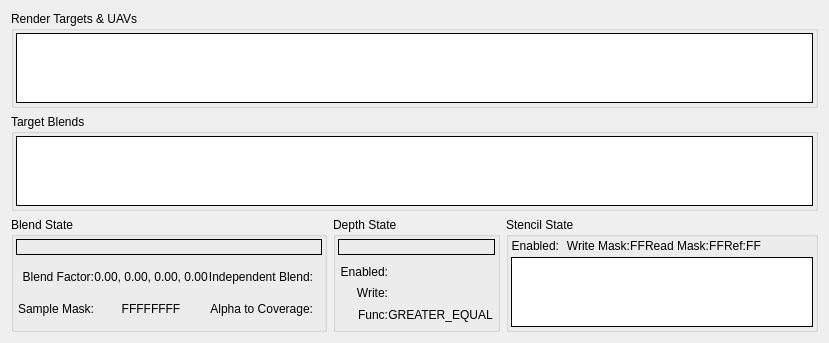
         <widget class="QWidget" name="omScrollContents">
          <property name="geometry">
           <rect>
            <x>0</x>
            <y>0</y>
            <width>829</width>
            <height>311</height>
           </rect>
          </property>
          <layout class="QGridLayout" name="gridLayout_9">
           <item row="0" column="0" colspan="3">
            <widget class="QGroupBox" name="outputsGroup">
             <property name="sizePolicy">
              <sizepolicy hsizetype="Preferred" vsizetype="Expanding">
               <horstretch>0</horstretch>
               <verstretch>0</verstretch>
              </sizepolicy>
             </property>
             <property name="title">
              <string>Render Targets &amp;&amp; UAVs</string>
             </property>
             <layout class="QHBoxLayout" name="horizontalLayout_24">
              <property name="leftMargin">
               <number>2</number>
              </property>
              <property name="topMargin">
               <number>2</number>
              </property>
              <property name="rightMargin">
               <number>2</number>
              </property>
              <property name="bottomMargin">
               <number>2</number>
              </property>
              <item>
               <widget class="RDTreeWidget" name="targetOutputs">
                <property name="frameShape">
                 <enum>QFrame::Box</enum>
                </property>
                <property name="frameShadow">
                 <enum>QFrame::Plain</enum>
                </property>
                <property name="sizeAdjustPolicy">
                 <enum>QAbstractScrollArea::AdjustToContents</enum>
                </property>
                <property name="editTriggers">
                 <set>QAbstractItemView::NoEditTriggers</set>
                </property>
                <property name="showDropIndicator" stdset="0">
                 <bool>false</bool>
                </property>
                <property name="indentation">
                 <number>0</number>
                </property>
                <property name="rootIsDecorated">
                 <bool>false</bool>
                </property>
                <property name="itemsExpandable">
                 <bool>false</bool>
                </property>
                <property name="allColumnsShowFocus">
                 <bool>true</bool>
                </property>
                <property name="expandsOnDoubleClick">
                 <bool>false</bool>
                </property>
                <attribute name="headerStretchLastSection">
                 <bool>false</bool>
                </attribute>
               </widget>
              </item>
             </layout>
            </widget>
           </item>
           <item row="1" column="0" colspan="3">
            <widget class="QGroupBox" name="blendsGroup">
             <property name="sizePolicy">
              <sizepolicy hsizetype="Preferred" vsizetype="Expanding">
               <horstretch>0</horstretch>
               <verstretch>0</verstretch>
              </sizepolicy>
             </property>
             <property name="title">
              <string>Target Blends</string>
             </property>
             <layout class="QHBoxLayout" name="horizontalLayout_25">
              <property name="leftMargin">
               <number>2</number>
              </property>
              <property name="topMargin">
               <number>2</number>
              </property>
              <property name="rightMargin">
               <number>2</number>
              </property>
              <property name="bottomMargin">
               <number>2</number>
              </property>
              <item>
               <widget class="RDTreeWidget" name="blends">
                <property name="frameShape">
                 <enum>QFrame::Box</enum>
                </property>
                <property name="frameShadow">
                 <enum>QFrame::Plain</enum>
                </property>
                <property name="sizeAdjustPolicy">
                 <enum>QAbstractScrollArea::AdjustToContents</enum>
                </property>
                <property name="editTriggers">
                 <set>QAbstractItemView::NoEditTriggers</set>
                </property>
                <property name="showDropIndicator" stdset="0">
                 <bool>false</bool>
                </property>
                <property name="indentation">
                 <number>0</number>
                </property>
                <property name="rootIsDecorated">
                 <bool>false</bool>
                </property>
                <property name="itemsExpandable">
                 <bool>false</bool>
                </property>
                <property name="allColumnsShowFocus">
                 <bool>true</bool>
                </property>
                <property name="expandsOnDoubleClick">
                 <bool>false</bool>
                </property>
               </widget>
              </item>
             </layout>
            </widget>
           </item>
           <item row="2" column="0">
            <widget class="QGroupBox" name="blendStateGroup">
             <property name="sizePolicy">
              <sizepolicy hsizetype="Preferred" vsizetype="Preferred">
               <horstretch>0</horstretch>
               <verstretch>0</verstretch>
              </sizepolicy>
             </property>
             <property name="title">
              <string>Blend State</string>
             </property>
             <layout class="QGridLayout" name="gridLayout_8">
              <property name="leftMargin">
               <number>2</number>
              </property>
              <property name="topMargin">
               <number>2</number>
              </property>
              <property name="rightMargin">
               <number>2</number>
              </property>
              <property name="bottomMargin">
               <number>2</number>
              </property>
              <property name="spacing">
               <number>4</number>
              </property>
              <item row="0" column="0" colspan="2">
               <widget class="RDLabel" name="blendState">
                <property name="sizePolicy">
                 <sizepolicy hsizetype="Preferred" vsizetype="Fixed">
                  <horstretch>0</horstretch>
                  <verstretch>0</verstretch>
                 </sizepolicy>
                </property>
                <property name="frameShape">
                 <enum>QFrame::Box</enum>
                </property>
                <property name="margin">
                 <number>4</number>
                </property>
               </widget>
              </item>
              <item row="1" column="0" colspan="2">
               <layout class="QGridLayout" name="blendStateGridLayout">
                <property name="leftMargin">
                 <number>2</number>
                </property>
                <property name="topMargin">
                 <number>2</number>
                </property>
                <property name="rightMargin">
                 <number>2</number>
                </property>
                <property name="bottomMargin">
                 <number>2</number>
                </property>
                <property name="spacing">
                 <number>0</number>
                </property>
                <item row="0" column="0">
                 <widget class="QLabel" name="blendFactorLabel">
                  <property name="text">
                   <string>Blend Factor:</string>
                  </property>
                  <property name="alignment">
                   <set>Qt::AlignRight|Qt::AlignTrailing|Qt::AlignVCenter</set>
                  </property>
                  <property name="wordWrap">
                   <bool>true</bool>
                  </property>
                 </widget>
                </item>
                <item row="0" column="1">
                 <widget class="QLabel" name="blendFactor">
                  <property name="text">
                   <string>0.00, 0.00, 0.00, 0.00</string>
                  </property>
                  <property name="alignment">
                   <set>Qt::AlignCenter</set>
                  </property>
                  <property name="margin">
                   <number>4</number>
                  </property>
                 </widget>
                </item>
                <item row="0" column="2">
                 <widget class="QLabel" name="independentBlendLabel">
                  <property name="text">
                   <string>Independent Blend:</string>
                  </property>
                  <property name="alignment">
                   <set>Qt::AlignRight|Qt::AlignTrailing|Qt::AlignVCenter</set>
                  </property>
                  <property name="wordWrap">
                   <bool>true</bool>
                  </property>
                 </widget>
                </item>
                <item row="0" column="3">
                 <widget class="QLabel" name="independentBlend">
                  <property name="text">
                   <string/>
                  </property>
                  <property name="pixmap">
                   <pixmap resource="../../Resources/resources.qrc">:/cross.png</pixmap>
                  </property>
                  <property name="alignment">
                   <set>Qt::AlignCenter</set>
                  </property>
                  <property name="margin">
                   <number>4</number>
                  </property>
                 </widget>
                </item>
                <item row="1" column="0">
                 <widget class="QLabel" name="sampleMaskLabel">
                  <property name="text">
                   <string>Sample Mask:</string>
                  </property>
                  <property name="alignment">
                   <set>Qt::AlignRight|Qt::AlignTrailing|Qt::AlignVCenter</set>
                  </property>
                  <property name="wordWrap">
                   <bool>true</bool>
                  </property>
                 </widget>
                </item>
                <item row="1" column="1">
                 <widget class="QLabel" name="sampleMask">
                  <property name="text">
                   <string>FFFFFFFF</string>
                  </property>
                  <property name="alignment">
                   <set>Qt::AlignCenter</set>
                  </property>
                  <property name="margin">
                   <number>4</number>
                  </property>
                 </widget>
                </item>
                <item row="1" column="2">
                 <widget class="QLabel" name="alphaToCoverageLabel">
                  <property name="text">
                   <string>Alpha to Coverage:</string>
                  </property>
                  <property name="alignment">
                   <set>Qt::AlignRight|Qt::AlignTrailing|Qt::AlignVCenter</set>
                  </property>
                  <property name="wordWrap">
                   <bool>true</bool>
                  </property>
                 </widget>
                </item>
                <item row="1" column="3">
                 <widget class="QLabel" name="alphaToCoverage">
                  <property name="text">
                   <string/>
                  </property>
                  <property name="pixmap">
                   <pixmap resource="../../Resources/resources.qrc">:/cross.png</pixmap>
                  </property>
                  <property name="alignment">
                   <set>Qt::AlignCenter</set>
                  </property>
                  <property name="margin">
                   <number>4</number>
                  </property>
                 </widget>
                </item>
               </layout>
              </item>
             </layout>
            </widget>
           </item>
           <item row="2" column="1">
            <widget class="QGroupBox" name="depthStateGroup">
             <property name="sizePolicy">
              <sizepolicy hsizetype="Preferred" vsizetype="Preferred">
               <horstretch>0</horstretch>
               <verstretch>0</verstretch>
              </sizepolicy>
             </property>
             <property name="title">
              <string>Depth State</string>
             </property>
             <layout class="QGridLayout" name="gridLayout_6">
              <property name="leftMargin">
               <number>2</number>
              </property>
              <property name="topMargin">
               <number>2</number>
              </property>
              <property name="rightMargin">
               <number>2</number>
              </property>
              <property name="bottomMargin">
               <number>2</number>
              </property>
              <property name="spacing">
               <number>4</number>
              </property>
              <item row="0" column="0" colspan="2">
               <widget class="RDLabel" name="depthState">
                <property name="sizePolicy">
                 <sizepolicy hsizetype="MinimumExpanding" vsizetype="Fixed">
                  <horstretch>0</horstretch>
                  <verstretch>0</verstretch>
                 </sizepolicy>
                </property>
                <property name="frameShape">
                 <enum>QFrame::Box</enum>
                </property>
                <property name="margin">
                 <number>4</number>
                </property>
               </widget>
              </item>
              <item row="1" column="0" colspan="2">
               <layout class="QGridLayout" name="depthStateGridLayout">
                <property name="leftMargin">
                 <number>2</number>
                </property>
                <property name="topMargin">
                 <number>2</number>
                </property>
                <property name="rightMargin">
                 <number>2</number>
                </property>
                <property name="bottomMargin">
                 <number>2</number>
                </property>
                <property name="spacing">
                 <number>0</number>
                </property>
                <item row="0" column="0">
                 <widget class="QLabel" name="depthEnabledLabel">
                  <property name="text">
                   <string>Enabled:</string>
                  </property>
                  <property name="alignment">
                   <set>Qt::AlignRight|Qt::AlignTrailing|Qt::AlignVCenter</set>
                  </property>
                 </widget>
                </item>
                <item row="0" column="1">
                 <widget class="QLabel" name="depthEnabled">
                  <property name="text">
                   <string/>
                  </property>
                  <property name="pixmap">
                   <pixmap resource="../../Resources/resources.qrc">:/cross.png</pixmap>
                  </property>
                  <property name="alignment">
                   <set>Qt::AlignCenter</set>
                  </property>
                  <property name="margin">
                   <number>4</number>
                  </property>
                 </widget>
                </item>
                <item row="1" column="0">
                 <widget class="QLabel" name="depthWriteLabel">
                  <property name="text">
                   <string>Write:</string>
                  </property>
                  <property name="alignment">
                   <set>Qt::AlignRight|Qt::AlignTrailing|Qt::AlignVCenter</set>
                  </property>
                 </widget>
                </item>
                <item row="1" column="1">
                 <widget class="QLabel" name="depthWrite">
                  <property name="text">
                   <string/>
                  </property>
                  <property name="pixmap">
                   <pixmap resource="../../Resources/resources.qrc">:/cross.png</pixmap>
                  </property>
                  <property name="alignment">
                   <set>Qt::AlignCenter</set>
                  </property>
                  <property name="margin">
                   <number>4</number>
                  </property>
                 </widget>
                </item>
                <item row="2" column="0">
                 <widget class="QLabel" name="depthFuncLabel">
                  <property name="text">
                   <string>Func:</string>
                  </property>
                  <property name="alignment">
                   <set>Qt::AlignRight|Qt::AlignTrailing|Qt::AlignVCenter</set>
                  </property>
                 </widget>
                </item>
                <item row="2" column="1">
                 <widget class="QLabel" name="depthFunc">
                  <property name="text">
                   <string>GREATER_EQUAL</string>
                  </property>
                  <property name="alignment">
                   <set>Qt::AlignCenter</set>
                  </property>
                  <property name="margin">
                   <number>4</number>
                  </property>
                 </widget>
                </item>
               </layout>
              </item>
             </layout>
            </widget>
           </item>
           <item row="2" column="2">
            <widget class="QGroupBox" name="stencilStateGroup">
             <property name="sizePolicy">
              <sizepolicy hsizetype="Preferred" vsizetype="Preferred">
               <horstretch>0</horstretch>
               <verstretch>0</verstretch>
              </sizepolicy>
             </property>
             <property name="title">
              <string>Stencil State</string>
             </property>
             <property name="alignment">
              <set>Qt::AlignLeading|Qt::AlignLeft|Qt::AlignTop</set>
             </property>
             <layout class="QGridLayout" name="gridLayout_4">
              <property name="leftMargin">
               <number>2</number>
              </property>
              <property name="topMargin">
               <number>2</number>
              </property>
              <property name="rightMargin">
               <number>2</number>
              </property>
              <property name="bottomMargin">
               <number>2</number>
              </property>
              <property name="verticalSpacing">
               <number>4</number>
              </property>
              <item row="0" column="0">
               <layout class="QHBoxLayout" name="horizontalLayout_15">
                <item>
                 <widget class="QLabel" name="stencilEnabledLabel">
                  <property name="sizePolicy">
                   <sizepolicy hsizetype="Preferred" vsizetype="Fixed">
                    <horstretch>0</horstretch>
                    <verstretch>0</verstretch>
                   </sizepolicy>
                  </property>
                  <property name="text">
                   <string>Enabled:</string>
                  </property>
                  <property name="alignment">
                   <set>Qt::AlignRight|Qt::AlignTrailing|Qt::AlignVCenter</set>
                  </property>
                 </widget>
                </item>
                <item>
                 <widget class="QLabel" name="stencilEnabled">
                  <property name="sizePolicy">
                   <sizepolicy hsizetype="Preferred" vsizetype="Fixed">
                    <horstretch>0</horstretch>
                    <verstretch>0</verstretch>
                   </sizepolicy>
                  </property>
                  <property name="text">
                   <string/>
                  </property>
                  <property name="pixmap">
                   <pixmap resource="../../Resources/resources.qrc">:/cross.png</pixmap>
                  </property>
                  <property name="alignment">
                   <set>Qt::AlignCenter</set>
                  </property>
                  <property name="margin">
                   <number>4</number>
                  </property>
                 </widget>
                </item>
                <item>
                 <widget class="QLabel" name="stencilWriteMaskLabel">
                  <property name="sizePolicy">
                   <sizepolicy hsizetype="Preferred" vsizetype="Fixed">
                    <horstretch>0</horstretch>
                    <verstretch>0</verstretch>
                   </sizepolicy>
                  </property>
                  <property name="text">
                   <string>Write Mask:</string>
                  </property>
                  <property name="alignment">
                   <set>Qt::AlignRight|Qt::AlignTrailing|Qt::AlignVCenter</set>
                  </property>
                 </widget>
                </item>
                <item>
                 <widget class="QLabel" name="stencilWriteMask">
                  <property name="sizePolicy">
                   <sizepolicy hsizetype="Preferred" vsizetype="Fixed">
                    <horstretch>0</horstretch>
                    <verstretch>0</verstretch>
                   </sizepolicy>
                  </property>
                  <property name="text">
                   <string>FF</string>
                  </property>
                  <property name="alignment">
                   <set>Qt::AlignCenter</set>
                  </property>
                  <property name="margin">
                   <number>4</number>
                  </property>
                 </widget>
                </item>
                <item>
                 <widget class="QLabel" name="stenciReadMaskLabel">
                  <property name="sizePolicy">
                   <sizepolicy hsizetype="Preferred" vsizetype="Fixed">
                    <horstretch>0</horstretch>
                    <verstretch>0</verstretch>
                   </sizepolicy>
                  </property>
                  <property name="text">
                   <string>Read Mask:</string>
                  </property>
                  <property name="alignment">
                   <set>Qt::AlignRight|Qt::AlignTrailing|Qt::AlignVCenter</set>
                  </property>
                 </widget>
                </item>
                <item>
                 <widget class="QLabel" name="stencilReadMask">
                  <property name="sizePolicy">
                   <sizepolicy hsizetype="Preferred" vsizetype="Fixed">
                    <horstretch>0</horstretch>
                    <verstretch>0</verstretch>
                   </sizepolicy>
                  </property>
                  <property name="text">
                   <string>FF</string>
                  </property>
                  <property name="alignment">
                   <set>Qt::AlignCenter</set>
                  </property>
                  <property name="margin">
                   <number>4</number>
                  </property>
                 </widget>
                </item>
                <item>
                 <widget class="QLabel" name="stenciRefLabel">
                  <property name="sizePolicy">
                   <sizepolicy hsizetype="Preferred" vsizetype="Fixed">
                    <horstretch>0</horstretch>
                    <verstretch>0</verstretch>
                   </sizepolicy>
                  </property>
                  <property name="text">
                   <string>Ref:</string>
                  </property>
                  <property name="alignment">
                   <set>Qt::AlignRight|Qt::AlignTrailing|Qt::AlignVCenter</set>
                  </property>
                 </widget>
                </item>
                <item>
                 <widget class="QLabel" name="stencilRef">
                  <property name="sizePolicy">
                   <sizepolicy hsizetype="Preferred" vsizetype="Fixed">
                    <horstretch>0</horstretch>
                    <verstretch>0</verstretch>
                   </sizepolicy>
                  </property>
                  <property name="text">
                   <string>FF</string>
                  </property>
                  <property name="alignment">
                   <set>Qt::AlignCenter</set>
                  </property>
                  <property name="margin">
                   <number>4</number>
                  </property>
                 </widget>
                </item>
                <item>
                 <spacer name="horizontalSpacer_3">
                  <property name="orientation">
                   <enum>Qt::Horizontal</enum>
                  </property>
                  <property name="sizeHint" stdset="0">
                   <size>
                    <width>0</width>
                    <height>0</height>
                   </size>
                  </property>
                 </spacer>
                </item>
               </layout>
              </item>
              <item row="1" column="0">
               <widget class="RDTreeWidget" name="stencils">
                <property name="sizePolicy">
                 <sizepolicy hsizetype="Expanding" vsizetype="Preferred">
                  <horstretch>0</horstretch>
                  <verstretch>0</verstretch>
                 </sizepolicy>
                </property>
                <property name="frameShape">
                 <enum>QFrame::Box</enum>
                </property>
                <property name="frameShadow">
                 <enum>QFrame::Plain</enum>
                </property>
                <property name="verticalScrollBarPolicy">
                 <enum>Qt::ScrollBarAlwaysOff</enum>
                </property>
                <property name="horizontalScrollBarPolicy">
                 <enum>Qt::ScrollBarAsNeeded</enum>
                </property>
                <property name="sizeAdjustPolicy">
                 <enum>QAbstractScrollArea::AdjustToContents</enum>
                </property>
                <property name="editTriggers">
                 <set>QAbstractItemView::NoEditTriggers</set>
                </property>
                <property name="showDropIndicator" stdset="0">
                 <bool>false</bool>
                </property>
                <property name="selectionMode">
                 <enum>QAbstractItemView::SingleSelection</enum>
                </property>
                <property name="indentation">
                 <number>0</number>
                </property>
                <property name="rootIsDecorated">
                 <bool>false</bool>
                </property>
                <property name="itemsExpandable">
                 <bool>false</bool>
                </property>
                <property name="allColumnsShowFocus">
                 <bool>true</bool>
                </property>
                <property name="expandsOnDoubleClick">
                 <bool>false</bool>
                </property>
                <attribute name="headerStretchLastSection">
                 <bool>false</bool>
                </attribute>
               </widget>
              </item>
             </layout>
            </widget>
           </item>
          </layout>
         </widget>
